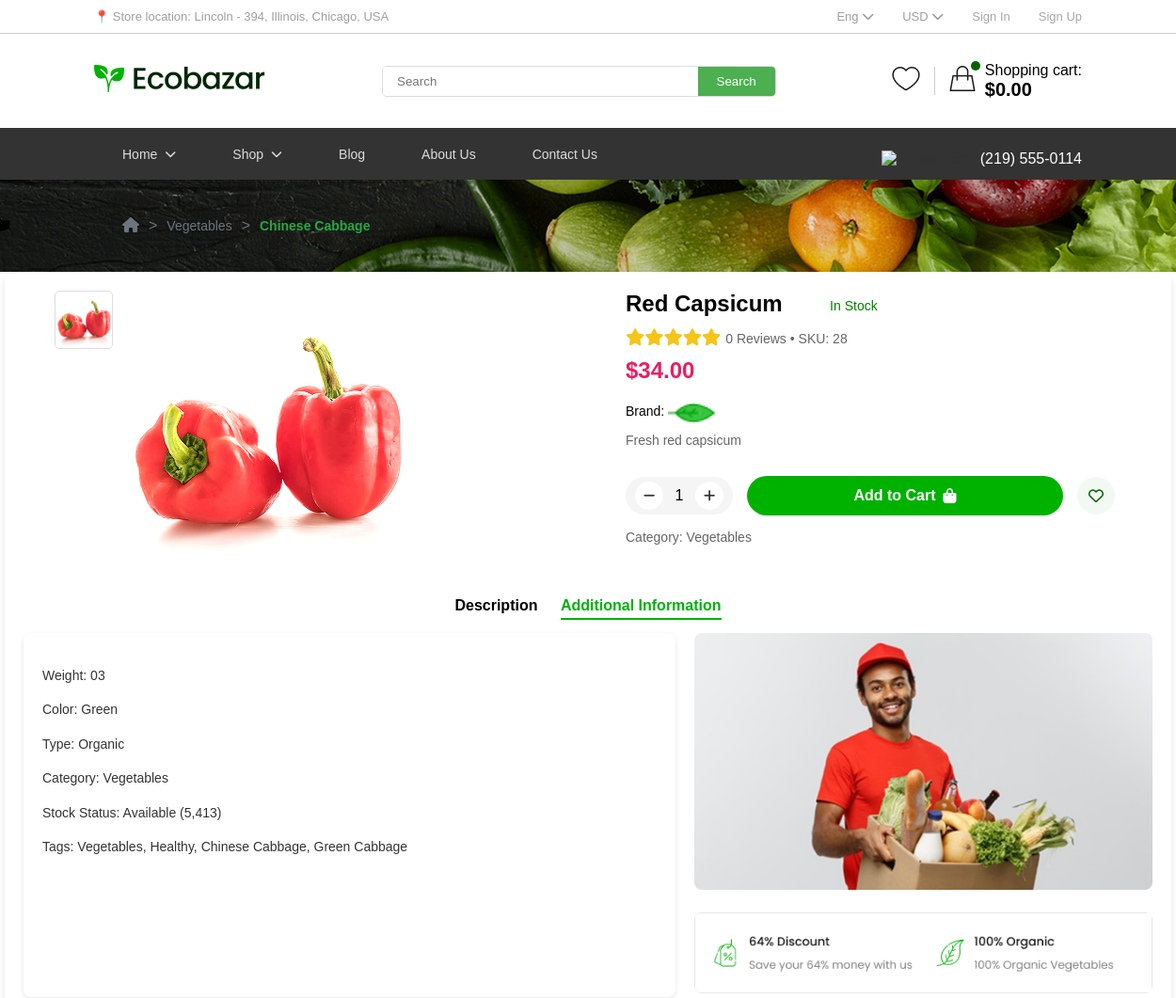
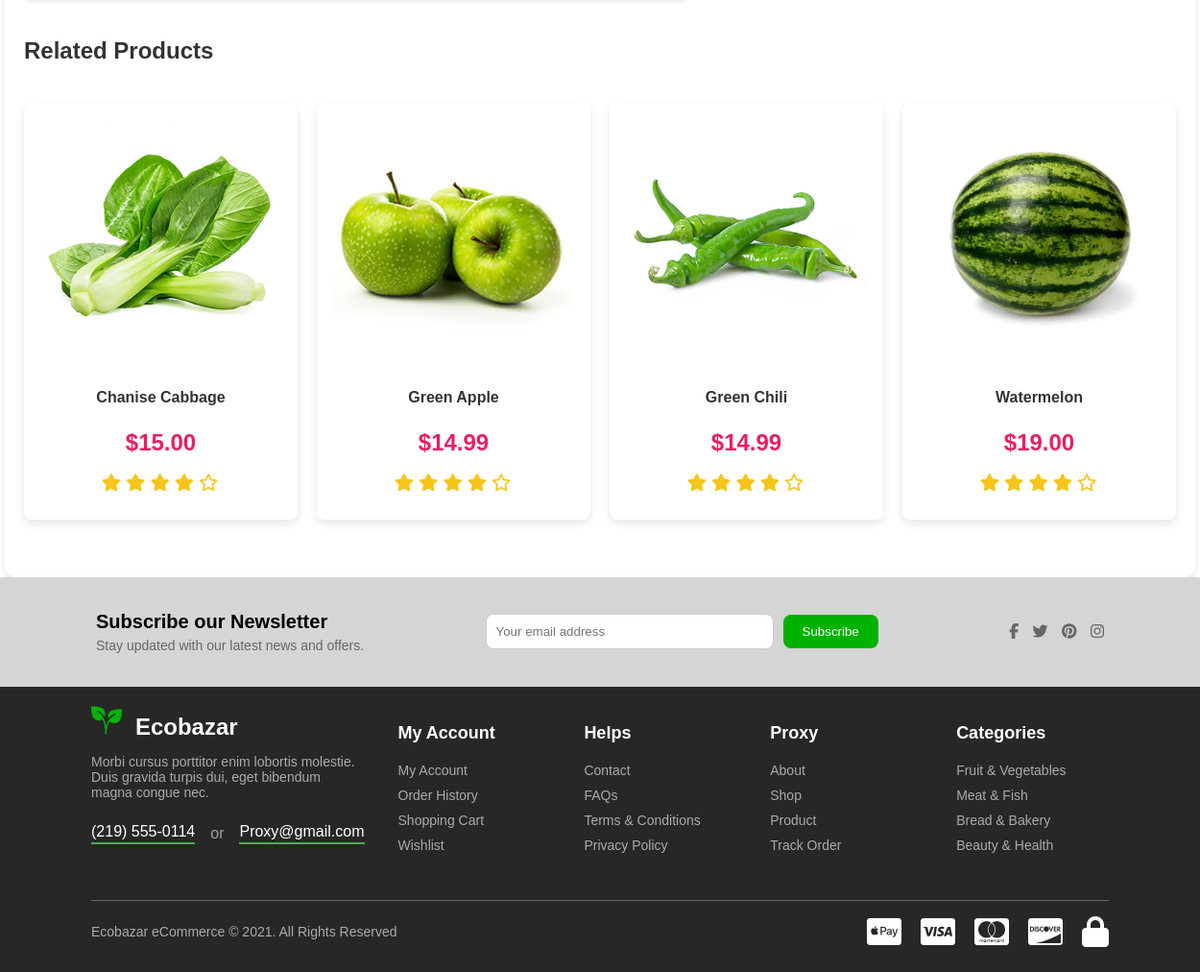
/11prd_info.php?id=1, run on the app's committed database (2 pictures, top to bottom).
### tables this page shows
CREATE TABLE `products` (
  `id` int(11) NOT NULL,
  `category_id` int(11) DEFAULT NULL,
  `name` varchar(255) NOT NULL,
  `price` decimal(10,2) NOT NULL,
  `image` varchar(255) DEFAULT NULL,
  `description` text DEFAULT NULL,
  `old_price` decimal(10,2) DEFAULT NULL,
  `stock` int(11) DEFAULT 0
);

CREATE TABLE `categories` (
  `id` int(11) NOT NULL,
  `name` varchar(255) NOT NULL,
  `image` varchar(255) DEFAULT NULL
);

### 11prd_info.php (the view, shortened to what this page needs)
<?php
include './includes/head.php';
$product_id = isset($_GET['id']) ? (int)$_GET['id'] : 0;
$sql = "SELECT p.*, c.name as category_name, GROUP_CONCAT(t.thumbnail_image) as thumbnails
        FROM products p
        LEFT JOIN thumbnails t ON p.id = t.product_id
        LEFT JOIN categories c ON p.category_id = c.id
        WHERE p.id = ?
        GROUP BY p.id";
$stmt = $conn->prepare($sql);
$stmt->bind_param("i", $product_id);
$stmt->execute();
$result = $stmt->get_result();
if ($result->num_rows > 0) {
    $product = $result->fetch_assoc();
} else {
    header("Location: 08shop.php");
    exit();
}
$prod_imgs = [];
if (!empty($product['image'])) {
    $prod_imgs[] = './assetsHG/images/shop/'. $product['image'];
}
?>
<link rel="stylesheet" href="assetsHG/style.css">
<div class="breadcrumb-container">
    <div class="breadcrumb">
        <a href="#" class="home-icon" title="Home">
            <i class="fas fa-home" aria-hidden="true"></i>
        </a>
        <span> &gt; </span>
        <a href="08shop.php">Vegetables</a>
        <span> &gt; </span>
        <a href="11prd_info.php" class="active">Chinese Cabbage</a>
    </div>
</div>
<div class="container">
    <div class="product-container">
        <div class="product-images">
            <div class="thumbnail-gallery">
                <?php
                foreach ($prod_imgs as $index => $thumbnail) {
                    echo '<img src="' . htmlspecialchars($thumbnail) . '" alt="Thumbnail ' . ($index + 1) . '">';
                }
                ?>
            </div>
            <div class="main-image" style="width: 85%;">
                <img src="<?php echo !empty($prod_imgs) ? $prod_imgs[0] : ''; ?>" alt="<?php echo htmlspecialchars($product['name']); ?>">
            </div>
        </div>
        <div class="product-details">
            <h1><?php echo htmlspecialchars($product['name']); ?> <span class="stock-status"><?php echo $product['stock'] > 0 ? 'In Stock' : 'Out of Stock'; ?></span></h1>
            <div class="rating">
                <?php
                $rating = $product['rating'] ?? 5;
                for($i = 1; $i <= 5; $i++) {
                    echo '<i class="fas fa-star' . ($i <= $rating ? '"' : ' -o"') . '"></i>';
                }
                ?>
                <span><?php echo $product['reviews_count'] ?? 0; ?> Reviews • SKU: <?php echo htmlspecialchars($product['stock']); ?></span>
            </div>
            <div class="price">
                $<?php echo number_format($product['price'], 2); ?>
            </div>
            <div class="brand">
                <span>Brand: <img src="assetsHG/images/10prd-details/brand.png" alt="Brand Logo"></span>
            </div>
            <div class="description">
                <?php echo htmlspecialchars($product['description']); ?>
            </div>
            <div class="product-add">
                <div class="quantity">
                    <button class="minus-btn"><i class="fas fa-minus"></i></button>
                    <input type="text" id="quantity" value="1" readonly>
                    <button class="plus-btn"><i class="fas fa-plus"></i></button>
                </div>
                <button class="add-to-cart" onclick="addToCart(<?php echo $product_id; ?>, document.getElementById('quantity').value)">
                    Add to Cart <i class="fas fa-shopping-bag"></i>
                </button>
                <button class="wishlist-btn" onclick="addToWishlist(<?php echo $product_id; ?>)">
                    <i class="far fa-heart"></i>
                </button>
            </div>
            <div class="category">Category: <?php echo htmlspecialchars($product['category_name']); ?></div>
        </div>
    </div>
<div class="tabs">
        <a href="10prd_details.php?id=<?php echo $product_id; ?>" class="tab <?php echo basename($_SERVER['PHP_SELF']) == '10prd_details.php' ? 'active' : ''; ?>" data-tab="description">Description</a>
        <a href="./11prd_info.php?id=<?php echo $product_id; ?>" class="tab <?php echo basename($_SERVER['PHP_SELF']) == '11prd_info.php' ? 'active' : ''; ?>" data-tab="additional-info">Additional Information</a>
    </div>
    <div class="prd-container">
    <div class="prd-description">
            <p><span>Weight:</span> 03</p>
            <p><span>Color:</span> Green</p>
            <p><span>Type:</span> Organic</p>
            <p><span>Category:</span> Vegetables</p>
            <p><span>Stock Status:</span> Available (5,413)</p>
            <p><span>Tags:</span> Vegetables, Healthy, Chinese Cabbage, Green Cabbage</p>
        </div>
        <div class="image-section">
            <img class="img-section" src="assetsHG/images/10prd-details/img.png" alt="Product Image">
            <div class="prd-discount">
                <img src="assetsHG/images/10prd-details/feature.png" alt="Discount Banner">
            </div>
        </div>
    </div>
    <div class="related-products">
        <a href="#" class="active">Related Products</a>
    </div>
    <div class="product-grid">
    <?php
    $sql = "SELECT * FROM products WHERE id <> ? AND stock > 0 ORDER BY RAND() LIMIT 4";
    $stmt = $conn->prepare($sql);
    $stmt->bind_param("i", $product['id']);
    $stmt->execute();
    $result = $stmt->get_result();
    if ($result->num_rows > 0) {
        while ($row = $result->fetch_assoc()) {
            $sale_class = !empty($row['old_price']) && $row['old_price'] > $row['price'] ? 'sale' : '';
            ?>
            <div class="product <?php echo $sale_class; ?>">
                <a href="10prd_details.php?id=<?= $row['id']; ?>">
                    <img src="assetsHG/images/shop/<?php echo $row['image']; ?>" alt="<?php echo $row['name']; ?>">
                    <h3><?php echo $row['name']; ?></h3>
                    <p class="price">$<?php echo number_format($row['price'], 2); ?>
                    </p>
                    <p class="rating">
                        <i class="fa-solid fa-star"></i>
                        <i class="fa-solid fa-star"></i>
                        <i class="fa-solid fa-star"></i>
                        <i class="fa-solid fa-star"></i>
                        <i class="fa-regular fa-star"></i>
                    </p>
                    </a>
            </div>
            <?php
        }
    } else {
        echo "<p>Không tìm thấy sản phẩm liên quan.</p>";
    }
    ?>
    </div>
</div>
<?php include('components/footer.php') ?>

### assets/style.css (style rules this page uses)
body { margin: 0; font-family: Arial, sans-serif; }
.breadcrumb-container { background: url('image/Breadcrumbs.png') no-repeat center; background-size: cover; padding: 30px 60px; display: flex; align-items: center; }
.breadcrumb { display: flex; align-items: center; font-family: 'Arial', sans-serif; padding: 10px 70px; }
.breadcrumb a { text-decoration: none; color: #6c757d; font-size: 14px; transition: color 0.3s ease; }
.breadcrumb .home-icon { font-size: 16px; }
.breadcrumb span { margin: 0 10px; color: #6c757d; }
.breadcrumb a.active { color: #28a745; font-weight: bold; }
.container { width: 100%; max-width: 360px; background: #fff; padding: 40px; border-radius: 12px; box-shadow: 0 4px 8px rgba(0,0,0,0.1); justify-self: center; margin: 50px; }
.product-details { flex: 1; }
.stock-status { padding: 6px 14px; border-radius: 20px; font-size: 13px; font-weight: 500; display: inline-block; text-align: center; min-width: 90px; }

### 11prd_info.php (style rules this page uses)
.tabs .tab.active { color: #00B207; border-bottom: 2px solid #00B207; }

### data on the page
products: name "Red Capsicum", stock "28", price "34.00", description "Fresh red capsicum", category.name "Vegetables"
products: image (picture), name "Chanise Cabbage", price "15.00"
products: image (picture), name "Green Apple", price "14.99"
products: image (picture), name "Green Chili", price "14.99"
products: image (picture), name "Watermelon", price "19.00"

### other printed values
$cartTotal "0.00"
$product['reviews_count'] "0"
